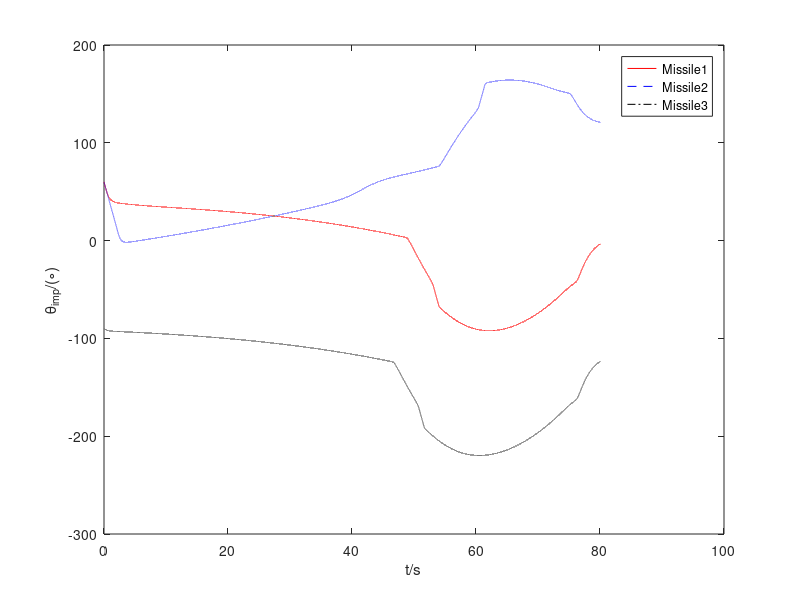

Source code (MATLAB):
f1 = load("s1.mat");
f2 = load("s2.mat");
f3 = load("s3.mat");


time = 0 :0.001:100;
X1 = f1.XM;
X2 = f2.XM;
X3 = f3.XM;

A1 = f1.AM;
A2 = f2.AM;
A3 = f3.AM;

Y1 = f1.YM;
Y2 = f2.YM;
Y3 = f3.YM;


N1 = f1.n-1;
N2 = f2.n-1;
N3 = f3.n-1;


T1 = f1.THETA;
T2 = f2.THETA;
T3 = f3.THETA;


% figure(1);
% plot(X1(1:N1),Y1(1:N1),'-r',X2(1:N2),Y2(1:N2),'--b',X3(1:N3),Y3(1:N3),'-.k','LineWidth',0.75);
% hold on
% plot(0,0,'o','MarkerFaceColor','r');
% xlabel('X/M');
% ylabel('Y/M');
% legend({'Missile1','Missile2','Missile3','target'},'Location','best');


% figure(2);
% 
% plot(time(1:N1-2),A1(1:N1-2),'-r',time(1:N2-2),A2(1:N2-2),'--b',time(1:N3-2),A3(1:N3-2),'-.k','LineWidth',0.75);
% 
%  xlabel('t/s');
%  ylabel('a_{m}/(m\cdot s^{-2})');
% legend({'Missile1','Missile2','Missile3'},'Location','best');



figure(3);

plot(time(1:N1),T1(1:N1),'-r',time(1:N2),T2(1:N2),'--b',time(1:N3),T3(1:N3),'-.k','LineWidth',0.75);

xlabel('t/s');
ylabel('\theta_{imp}/(\circ)');
legend({'Missile1','Missile2','Missile3'},'Location','best');
